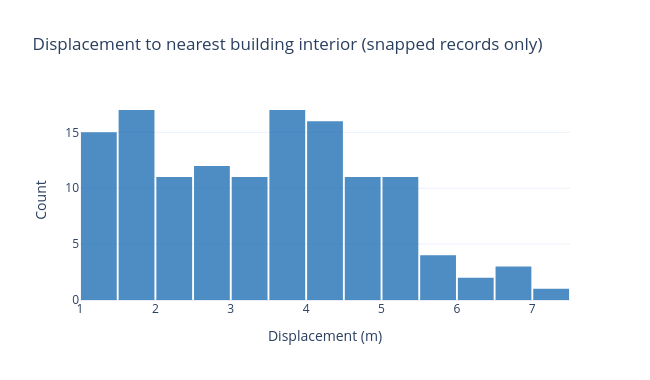

Write notebook code for a chart like this one.
### Markdown cell above
---
## Part 2 — Spatial Snapping: Street-Side Deaths to Building Interiors

Snow recorded deaths at the **street-side frontage** of each household.
251 of the 250 location records fall outside any OSM building polygon
because the GPS coordinates represent kerb-level doorstep positions, not
interior floor positions.

### Method

For each death record whose (LAT, LON) lies outside all building polygons:

1. Find the **nearest building polygon** by minimum Hausdorff distance
   (Shapely `nearest_points` on the union of all polygons).
2. Project the nearest-point on the polygon boundary 1 m inward toward
   the polygon centroid to guarantee the snapped point is strictly interior.
3. Record the displacement (great-circle distance between original and
   snapped positions).

Records already inside a polygon are kept unchanged.

### Displacement statistics

### Code cell
# Displacement between original and snapped coordinates (Figure 14b)
from scipy.spatial.distance import cdist

moved = deaths_snap[deaths_snap["snapped"] == True].copy()
kept  = deaths_snap[deaths_snap["snapped"] == False]

R = 6_371_000
dlat = np.radians(moved["LAT"]     - moved["LAT_ORIG"])
dlon = np.radians(moved["LON"]     - moved["LON_ORIG"])
lat0 = np.radians(moved["LAT_ORIG"])
disp_m = R * np.sqrt(dlat**2 + (np.cos(lat0) * dlon)**2)

print(f"Records snapped    : {len(moved)} / {len(deaths_snap)}")
print(f"Records kept       : {len(kept)}")
print(f"Displacement (m)")
print(f"  min    : {disp_m.min():.1f}")
print(f"  median : {np.median(disp_m):.1f}")
print(f"  mean   : {disp_m.mean():.1f}")
print(f"  max    : {disp_m.max():.1f}")

fig = go.Figure(go.Histogram(
    x=disp_m, nbinsx=20,
    marker_color="#2171b5", opacity=0.8,
))
fig.update_layout(
    title="Displacement to nearest building interior (snapped records only)",
    xaxis_title="Displacement (m)",
    yaxis_title="Count",
    bargap=0.05, template="plotly_white", width=650, height=380,
)
fig.show()

### Figure 1 — Plotly figure (JSON) as saved in the notebook; plotly's stock layout.template omitted (floating-point values rounded to 4 significant figures; data arrays with more than 128 entries replaced by an {"elided": "..."} marker saying what was removed)
{"data": [{"marker": {"color": "#2171b5"}, "nbinsx": 20, "opacity": 0.8, "type": "histogram", "x": {"elided": "131 float values"}}], "layout": {"bargap": 0.05, "height": 380, "title": {"text": "Displacement to nearest building interior (snapped records only)"}, "width": 650, "xaxis": {"title": {"text": "Displacement (m)"}}, "yaxis": {"title": {"text": "Count"}}}}
